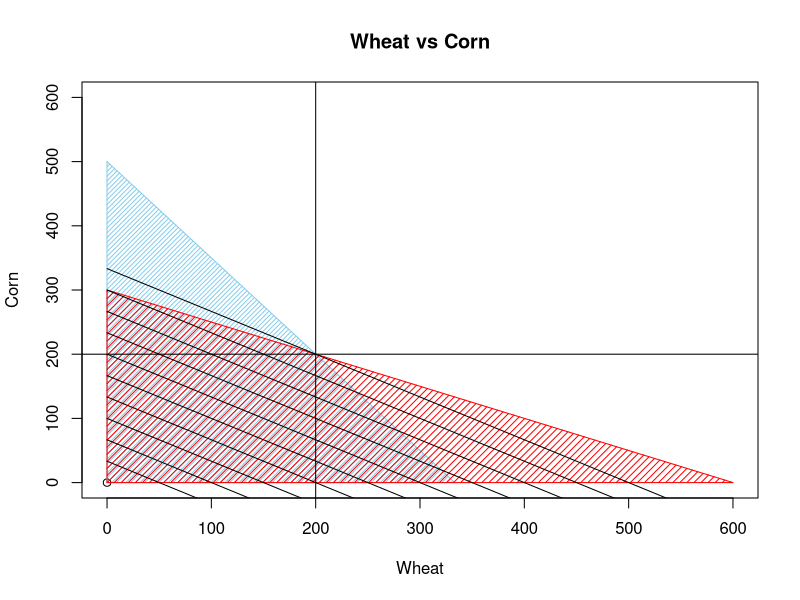

This chart was generated by the following R code:
# A farmer in Iowa owns 450 acres of land. He is going to plant each acre with wheat or corn.
# Each acre planted with wheat yields $2000 profit, requires three workers, and requires two tons of fertilizer.
# Each acre planted with corn yields $3000 profit, requires two workers, and requires four tons of fertilizer.
# There are currently 1000 workers and 1200 tons of fertilizer available. 
# a. Use Solver to help the farmer maximize the profit from his land.
# b. Confirm graphically that the solution from part a maximizes the farmer’s profit from his land.
# c. Use SolverTable to see what happens to the decision variables and the total profit when the availability of fertilizer varies from 200 tons to 2200 tons in 100-ton increments.
# When does the farmer discontinue producing wheat? When does he discontinue producing corn? How does the profit change for each 10-ton increment?

#answer
library(lpSolve)
library(tidyverse)
library(magrittr)
library(formattable)

objective.in <- c(2000,3000) #wheat,corn
const.mat <- matrix(c(3,2,2,4),nrow = 2,byrow = TRUE)
const.dir <- rep('<=',2)
const.rhs <- c(1000,1200)
const.mat %>%
  cbind(const.dir) %>%
  cbind(const.rhs) %>%
  rbind(c(objective.in,'<---','max fun to left'),.) %>%
  noquote

solution <-
  lp(
    direction = 'max',
    objective.in = objective.in,
    const.mat = const.mat,
    const.dir = const.dir,
    const.rhs = const.rhs
  )

objective.in %*% solution$solution %>%
  currency()

#set x1 and x2 for the different equations to 0 and to solve to find their respective intercepts.
plot(0,0, xlim = c(0,600), ylim = c(0,600), xlab = "Wheat", ylab = "Corn", main = "Wheat vs Corn")

polygon(c(0,1000/3,0), c(500,0,0), col = "skyblue", density = 30)
polygon(c(0,1200/2,0), c(1200/4,0,0), col = "red", density = 20)

abline(h=200, v=200)

for(profit in 1:10*100000){
  curve(((profit)-2000*x)/3000, add = TRUE)
}
